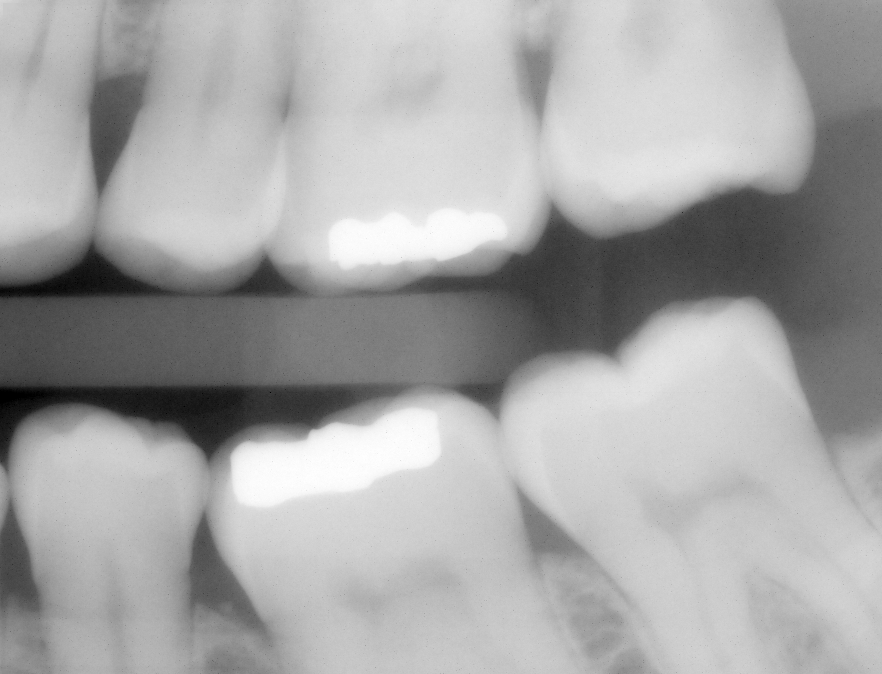
#> input picture E2/Images/c.tif, 882 x 674 px
$ python detect_bad_teeth.py
#> lines starting #> are read from the running program, lines starting #| are printed output that depends on the picture; after the words box and inside, x2 and y2 are one past the last pixel; in counts of white or black regions, pixels touching at a corner belong together
import cv2

img1 = cv2.imread('Images/c.tif',0)
#> img1 is the input picture: shape (674, 882); min 0, max 255, mean 166.8
mask = cv2.imread('Images/d.tif',0)
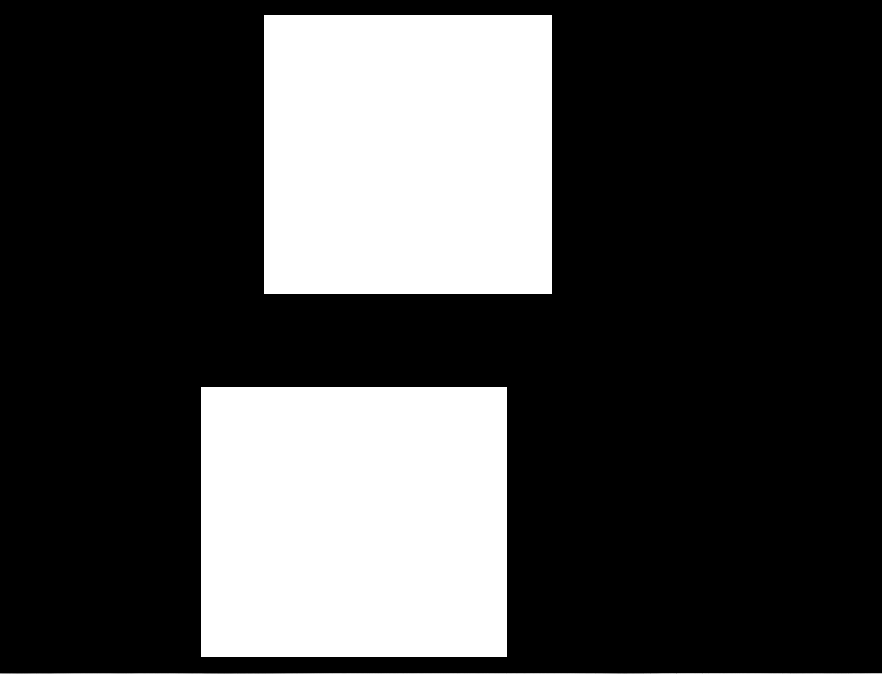
#> input picture E2/Images/d.tif, 882 x 674 px
#> mask is the input picture: shape (674, 882); min 0, max 255, mean 70.2
mask = mask // 255
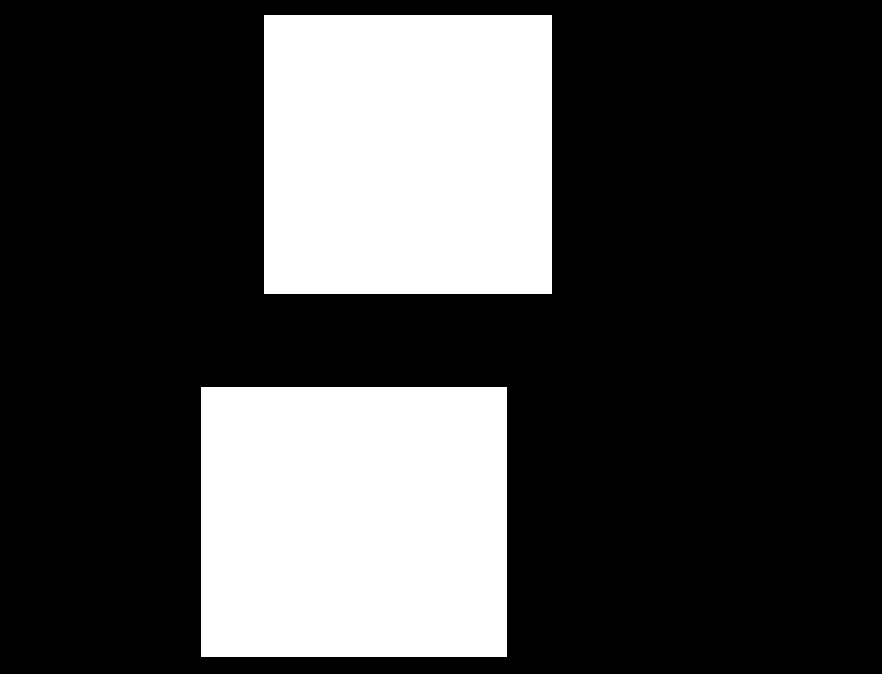
#> mask: shape (674, 882); values 0 (black) and 1 (white), 27.4% white; 2 white regions, box (x1, y1, x2, y2) and area: (201, 387, 507, 657) 82620, (264, 15, 552, 294) 80352

result = img1 * mask
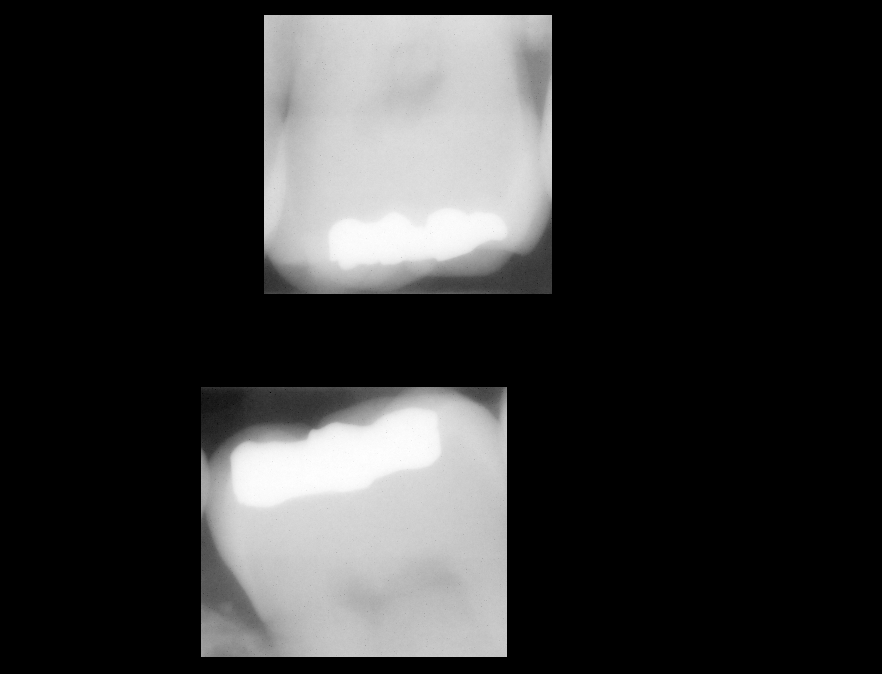
#> result: shape (674, 882); min 0, max 255, mean 51.9

cv2.imshow('t',result)
cv2.waitKey()
